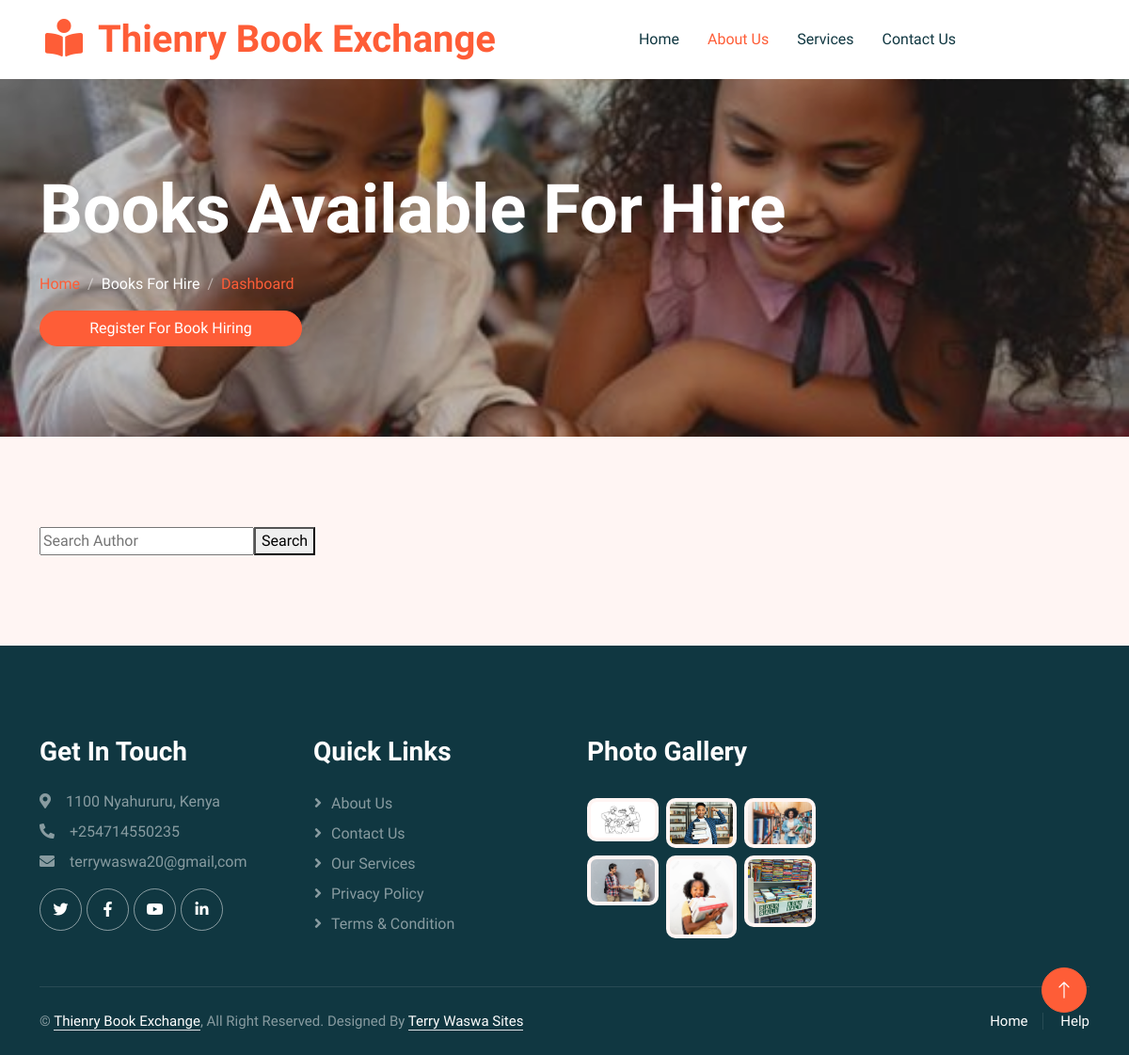
Page /exchange_list on the earlier database version.
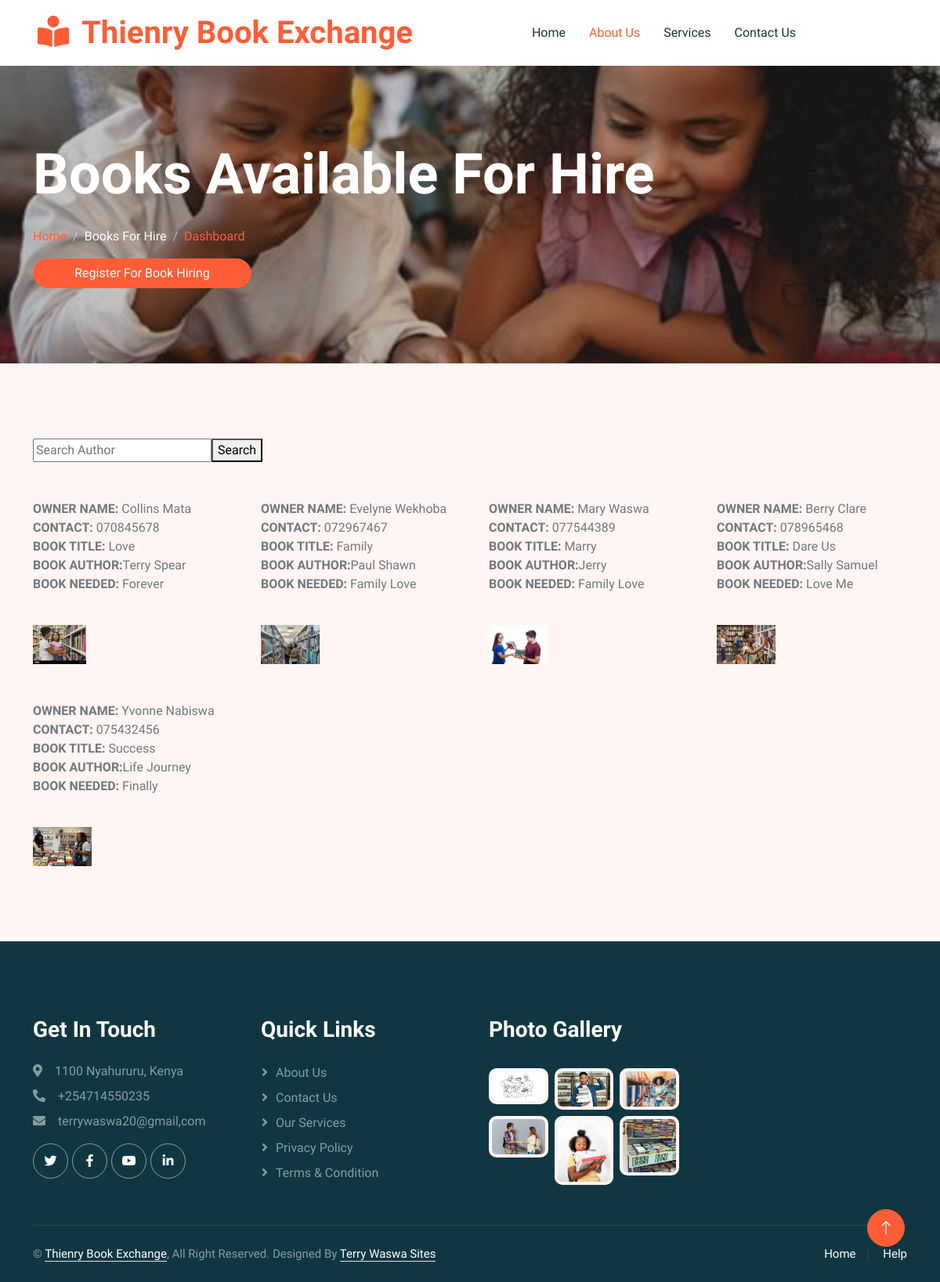
Same page on the later database version.
### ThienryBooks/models.py (models this page shows, shortened)
class Exchange(models.Model):
    owner_name = models.CharField(max_length=50)
    phone_number = models.CharField(max_length=10)
    book_title = models.CharField(max_length=50)
    book_author = models.CharField(max_length=50)
    book_needed = models.CharField(max_length=50)
    upload_book = models.ImageField(null=True, blank=True, upload_to="images/")

### ThienryBooks/views.py (the view)
# urls.py: path('exchange_list', views.exchange_list, name='exchange_books'),
def exchange_list(request):
    for_exchange = Exchange.objects.all()
    return render(request, "exchange_list.html", {'for_exchange': for_exchange})

### ThienryBooks/templates/exchange_list.html (shortened to what this page needs)
<!DOCTYPE html>
<html lang="en">
<head>
    {% load static %}
    <link href="https://cdnjs.cloudflare.com/ajax/libs/font-awesome/5.10.0/css/all.min.css" rel="stylesheet">
    <link href="https://cdn.jsdelivr.net/npm/bootstrap-icons@1.4.1/font/bootstrap-icons.css" rel="stylesheet">
    <link href="{% static 'lib/animate/animate.min.css' %}" rel="stylesheet">
    <link href="{% static 'lib/owlcarousel/assets/owl.carousel.min.css' %}" rel="stylesheet">
    <link href="{% static 'css/bootstrap.min.css' %}" rel="stylesheet">
    <link href="{% static 'css/style.css' %}" rel="stylesheet">
</head>
<body>
        <nav class="navbar navbar-expand-lg bg-white navbar-light sticky-top px-4 px-lg-5 py-lg-0">
            <a href="index.html" class="navbar-brand">
                <h1 class="m-0 text-primary"><i class="fa fa-book-reader me-3"></i>Thienry Book Exchange</h1>
            </a>
            <div class="collapse navbar-collapse" id="navbarCollapse">
                <div class="navbar-nav mx-auto">
                    <a href="{% url 'index' %}" class="nav-item nav-link">Home</a>
                    <a href="{% url 'about' %}" class="nav-item nav-link active">About Us</a>
                    <a href="{% url 'services' %}" class="nav-item nav-link">Services</a>
                    <a href="{% url 'contact' %}" class="nav-item nav-link">Contact Us</a>
                </div>
            </div>
        </nav>
        <div class="container-xxl py-5 page-header position-relative mb-5 bg-secondary">
            <div class="container py-5 bg-black-50">
                <h1 class="display-2 text-white animated slideInDown mb-4">Books Available For Hire</h1>
                <nav aria-label="breadcrumb animated slideInDown">
                    <ol class="breadcrumb">
                        <li class="breadcrumb-item"><a href="{% url 'index' %}">Home</a></li>
                        <li class="breadcrumb-item text-white active" aria-current="page">Books For Hire</li>
                        <li class="breadcrumb-item"><a href="{% url 'dashboard_client' %}">Dashboard</a></li>
                    </ol>
                </nav>
                 <a href="{% url 'hire' %}" class="btn btn-primary rounded-pill px-3 d-none d-lg-block col-lg-3">Register For Book Hiring</a>
            </div>
        </div>
<div class="container-xxl py-5">
    <div class="container">
        <div class="row g-5 align-items-center">
        <form method="get" action="">
            <input type="text" name="search" placeholder="Search Author"><button type="submit">Search</button>
        </form>
            {% for books in for_exchange%}
                  <div class="col-sm-3">
                <p><b>OWNER NAME:</b> {{ books.owner_name }}<br><b>CONTACT:</b> {{ books.phone_number }}<br><b>BOOK TITLE: </b>{{ books.book_title }}<br><b>BOOK AUTHOR:</b>{{ books.book_author}}<br><b>BOOK NEEDED:</b> {{ books.book_needed}}</p>
    <br>
    {% if books.upload_book %}
        <img src="{{ books.upload_book.url }}" alt="upload_book" class="upload_book" height="100%" width="80%">
    {% endif %}
                  </div>
{% endfor %}
    </div>
</div>
</div>
        <div class="container-fluid bg-dark text-white-50 footer pt-5 mt-5 wow fadeIn" data-wow-delay="0.1s">
            <div class="container py-5">
                <div class="row g-5">
                    <div class="col-lg-3 col-md-6">
                        <h3 class="text-white mb-4">Get In Touch</h3>
                        <p class="mb-2"><i class="fa fa-map-marker-alt me-3"></i>1100 Nyahururu, Kenya</p>
                        <p class="mb-2"><i class="fa fa-phone-alt me-3"></i>+254714550235</p>
                        <p class="mb-2"><i class="fa fa-envelope me-3"></i>terrywaswa20@gmail,com</p>
                        <div class="d-flex pt-2">
                            <a class="btn btn-outline-light btn-social" href=""><i class="fab fa-twitter"></i></a>
                            <a class="btn btn-outline-light btn-social" href=""><i class="fab fa-facebook-f"></i></a>
                            <a class="btn btn-outline-light btn-social" href=""><i class="fab fa-youtube"></i></a>
                            <a class="btn btn-outline-light btn-social" href=""><i class="fab fa-linkedin-in"></i></a>
                        </div>
                    </div>
                    <div class="col-lg-3 col-md-6">
                        <h3 class="text-white mb-4">Quick Links</h3>
                        <a class="btn btn-link text-white-50" href="">About Us</a>
                        <a class="btn btn-link text-white-50" href="">Contact Us</a>
                        <a class="btn btn-link text-white-50" href="">Our Services</a>
                        <a class="btn btn-link text-white-50" href="">Privacy Policy</a>
                        <a class="btn btn-link text-white-50" href="">Terms & Condition</a>
                    </div>
                    <div class="col-lg-3 col-md-6">
                        <h3 class="text-white mb-4">Photo Gallery</h3>
                        <div class="row g-2 pt-2">
                            <div class="col-4">
                                <img class="img-fluid rounded bg-light p-1" src="{% static 'images/classes-1.jpg' %}" alt="">
                            </div>
                            <div class="col-4">
                                <img class="img-fluid rounded bg-light p-1" src="{% static 'images/classes-2.jpg' %}" alt="">
                            </div>
                            <div class="col-4">
                                <img class="img-fluid rounded bg-light p-1" src="{% static 'images/classes-3.jpg' %}" alt="">
                            </div>
                            <div class="col-4">
                                <img class="img-fluid rounded bg-light p-1" src="{% static 'images/classes-4.jpg' %}" alt="">
                            </div>
                            <div class="col-4">
                                <img class="img-fluid rounded bg-light p-1" src="{% static 'images/classes-5.jpg' %}" alt="">
                            </div>
                            <div class="col-4">
                                <img class="img-fluid rounded bg-light p-1" src="{% static 'images/classes-6.jpg' %}" alt="">
                            </div>
                        </div>
                    </div>
                </div>
            </div>
            <div class="container">
                <div class="copyright">
                    <div class="row">
                        <div class="col-md-6 text-center text-md-start mb-3 mb-md-0">
                            &copy; <a class="border-bottom" href="#">Thienry Book Exchange</a>, All Right Reserved.
							Designed By <a class="border-bottom" href="#">Terry Waswa Sites</a>
                        </div>
                        <div class="col-md-6 text-center text-md-end">
                            <div class="footer-menu">
                                <a href="">Home</a>
                                <a href="">Help</a>
                            </div>
                        </div>
                    </div>
                </div>
            </div>
        </div>
    <div>
        <a href="#" class="btn btn-lg btn-primary btn-lg-square back-to-top"><i class="bi bi-arrow-up"></i></a>
    </div>
</body>
</html>

### ThienryBooks/static/css/style.css (style rules this page uses)
:root { --primary: #FE5D37; --light: #FFF5F3; --dark: #103741; }
.back-to-top { position: fixed; display: none; right: 45px; bottom: 45px; z-index: 99; }
.upload_book { max-width: 50px; max-height: 50px; width: auto; height: auto; }
.btn { font-weight: 500; transition: .5s; }
.btn.btn-primary { color: #FFFFFF; }
.btn-lg-square { width: 48px; height: 48px; }
.btn-square, .btn-sm-square, .btn-lg-square { padding: 0; display: flex; align-items: center; justify-content: center; font-weight: normal; border-radius: 50px; }
h1, h2, h3, h4, .h1, .h2, .h3, .h4, .display-1, .display-2, .display-3, .display-4, .display-5, .display-6 { font-family: 'Lobster Two', cursive; font-weight: 700; }
.navbar .navbar-nav .nav-link { padding: 30px 15px; color: var(--dark); font-weight: 500; outline: none; }
.navbar .navbar-nav .nav-link:hover, .navbar .navbar-nav .nav-link.active { color: var(--primary); }
.navbar.sticky-top { top: -100px; transition: .5s; }
.header-carousel::before, .header-carousel::after, .page-header::before, .page-header::after { position: absolute; content: ""; width: 100%; height: 10px; top: 0; left: 0; background: url(../img/bg-header-top.png) center center repeat-x; z-index: 1; }
.header-carousel::after, .page-header::after { height: 19px; top: auto; bottom: 0; background: url(../img/bg-header-bottom.png) center center repeat-x; }
.page-header { background: linear-gradient(rgba(0, 0, 0, .2), rgba(0, 0, 0, .2)), url(../img/carousel-1.jpg) center center no-repeat; background-size: cover; }
.breadcrumb-item + .breadcrumb-item::before { color: rgba(255, 255, 255, .5); }
.footer .btn.btn-social { margin-right: 5px; width: 45px; height: 45px; display: flex; align-items: center; justify-content: center; color: #FFFFFF; border: 1px solid rgba(255,255,255,0.5); border-radius: 45px; transition: .3s; }
.footer .btn.btn-link { display: block; margin-bottom: 5px; padding: 0; text-align: left; font-size: 16px; font-weight: normal; text-transform: capitalize; transition: .3s; }
.footer .btn.btn-link::before { position: relative; content: "\f105"; font-family: "Font Awesome 5 Free"; font-weight: 900; margin-right: 10px; }
.footer .copyright { padding: 25px 0; font-size: 15px; border-top: 1px solid rgba(256, 256, 256, .1); }
.footer .copyright a { color: #FFFFFF; }
.footer .footer-menu a { margin-right: 15px; padding-right: 15px; border-right: 1px solid rgba(255, 255, 255, .1); }
.footer .footer-menu a:last-child { margin-right: 0; padding-right: 0; border-right: none; }
.upload_book { max-width: 100%; height: auto; }

Differences in the rows shown:
added Exchange: owner_name "Collins Mata", phone_number "070845678", book_title "Love", book_author "Terry Spear", book_needed "Forever", upload_book (picture)
added Exchange: owner_name "Evelyne Wekhoba", phone_number "072967467", book_title "Family", book_author "Paul Shawn", book_needed "Family Love", upload_book (picture)
added Exchange: owner_name "Mary Waswa", phone_number "077544389", book_title "Marry", book_author "Jerry", book_needed "Family Love", upload_book (picture)
added Exchange: owner_name "Berry Clare", phone_number "078965468", book_title "Dare Us", book_author "Sally Samuel", book_needed "Love Me", upload_book (picture)
added Exchange: owner_name "Yvonne Nabiswa", phone_number "075432456", book_title "Success", book_author "Life Journey", book_needed "Finally", upload_book (picture)
